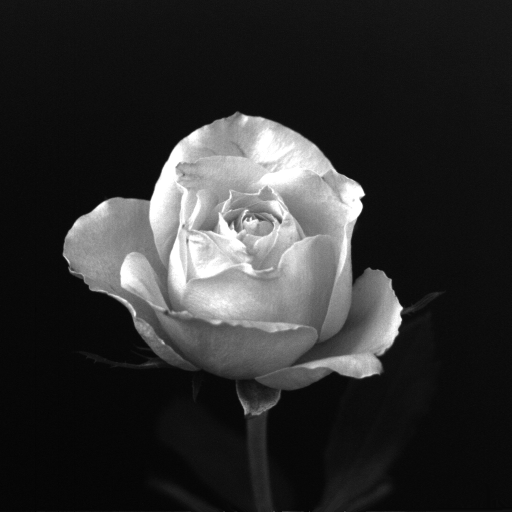
#> input picture rose.tif, 1024 x 1024 px (shown at 1/2 size)
$ jupyter execute --allow-errors tp2.ipynb
#> lines starting #> are read from the running program, lines starting #| are printed output that depends on the picture
# **<span style="color:green">Image processing tp 3</span>**

[cell 1]
import cv2 as cv
import numpy as np
from matplotlib import pyplot as plt
from IPython.display import Image, display

[cell 2]
#Chargez l’image « rose_1024.tif »
img = cv.imread('rose.tif')
#> img is the input picture: shape (1024, 1024, 3); min 0, max 255, mean 46.8
#affichage d'image
plt.imshow(img)
#> (this line was passed over: IPython is not available in this run)
plt.show()

# *1. Inversion d'une image*

[cell 3]
#Utilisez une opération de négatif pour inverser les couleurs de l’image:
neg = 255 - img
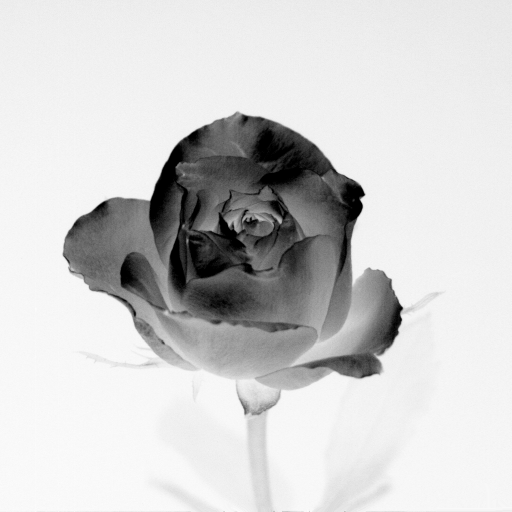
#> neg: shape (1024, 1024, 3) (shown at 1/2 size); min 0, max 255, mean 208.2
plt.imshow(neg)
#> (this line was passed over: IPython is not available in this run)
plt.show()

[cell 4]
# Comparez l'image originale et l'image inversée en les affichant côte à côte:
display(Image(filename='sidebyside.png'))

# *2. Addition de deux images*

[cell 5]
#Chargez deux images (toADD et rose_1024) de même taille ou assurez-vous que les images sont redimensionnées si elles ne sont pas de la même taille :
img2 = cv.imread('toAdd.tif')
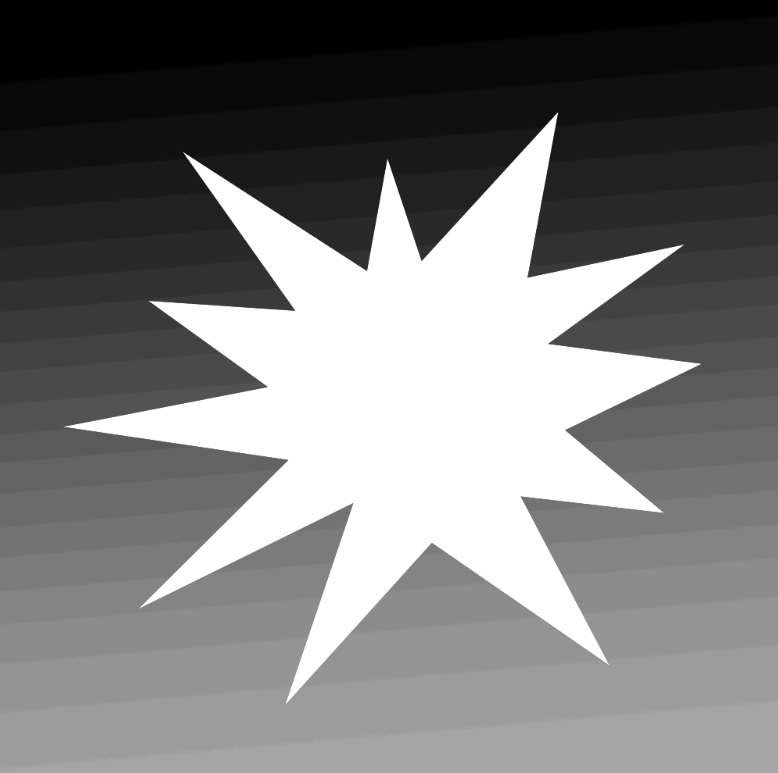
#> input picture toAdd.tif, 778 x 773 px
#> img2 is the input picture: shape (773, 778, 3); mean B, G, R 121.1, 121.1, 121.1
#affichage d'image
plt.imshow(img2)
#> (this line was passed over: IPython is not available in this run)
plt.show()

[cell 6]
# est ce que il ont la meme taille ? en test
height1, width1 = img.shape[:2]
#> height1 = 1024; width1 = 1024
print(f"h1 = {height1},  W1 = {width1}")
#| h1 = 1024,  W1 = 1024
height2, width2 = img2.shape[:2]
#> height2 = 773; width2 = 778
print(f"h2 = {height2},  W2 = {width2}")
#| h2 = 773,  W2 = 778

[cell 7]
# fallait les redimensionner
img2_redi = cv.resize(img2, (img.shape[1], img.shape[0]))
print(img.shape)
#| (1024, 1024, 3)
print(img2_redi.shape)
#| (1024, 1024, 3)

[cell 8]
# addition manuelle des 2 images
res = np.zeros_like(img)  # empty array to put in the new pixel values, same size as img

# en parcours tous les pixels / S <- somme des pixels
for i in range(img.shape[0]):        # height
    for j in range(img.shape[1]):    # width
        for c in range(img.shape[2]):  # channels RGB
            S = img[i, j, c] + img2_redi[i, j, c]
            if S > 255:       # clipping pour ne pas dépasser 255
                S = 255
            res[i, j, c] = S
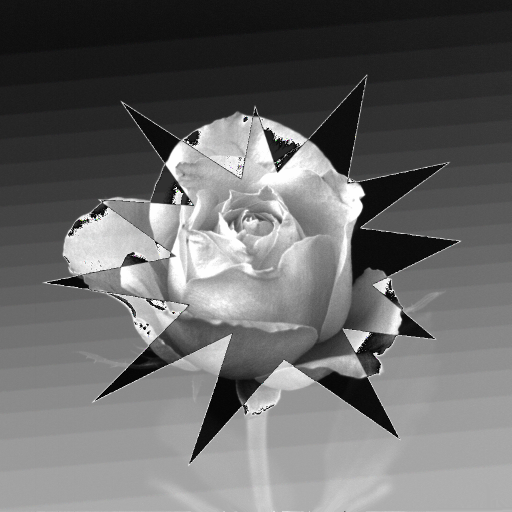
#> res: shape (1024, 1024, 3) (shown at 1/2 size); mean B, G, R 106.1, 106, 106

cv.imshow("Manual add", res)
cv.waitKey(0)
cv.destroyAllWindows()

[cell 9]
# Addition de deux images avec une fonction
addition = cv.add(img, img2_redi)  # la fct cv.add fait le clipping ( ,255) auto
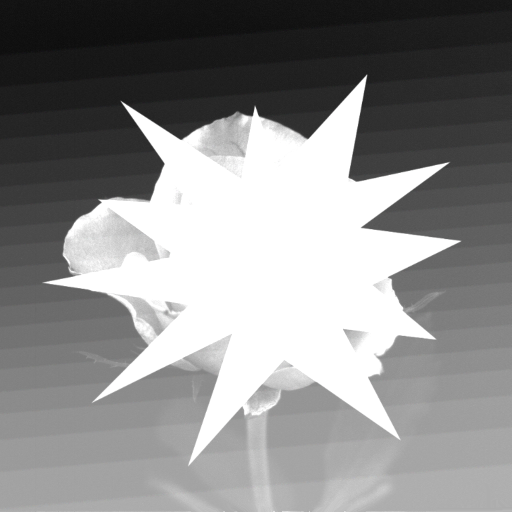
#> addition: shape (1024, 1024, 3) (shown at 1/2 size); mean B, G, R 139, 139, 139

cv.imshow("Addition", addition)
cv.waitKey(0)
cv.destroyAllWindows()
#cv.add is optimized and can look weird

[cell 10]
# test adding the same images together
testAdd = cv.add(img,img)
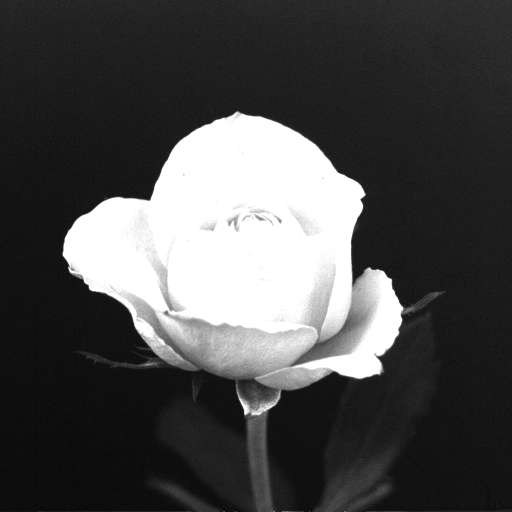
#> testAdd: shape (1024, 1024, 3) (shown at 1/2 size); min 0, max 255, mean 75.2
cv.imshow("TEST", testAdd)
cv.waitKey(0)
cv.destroyAllWindows()
#Because each pixel is added to itself, its value doubles, higher brightness

# *3. Rotation d’une image*

[cell 11]
dsize = img.shape[:2]
#> dsize = (1024, 1024)
#> (the rest of this cell did not finish here and is left out)

[cell 12]
angle = 45       # rotate 45°
scale = 0.5      # didnt use org scale/size of the picture for a clearer result  ( 1.0 )

#> (a cell that did not finish here is left out)

[cell 14]
kk= cv.imread('Fig3.tif', cv.IMREAD_GRAYSCALE)
plt.imshow(img, cmap='gray')
#> (this line was passed over: IPython is not available in this run)
